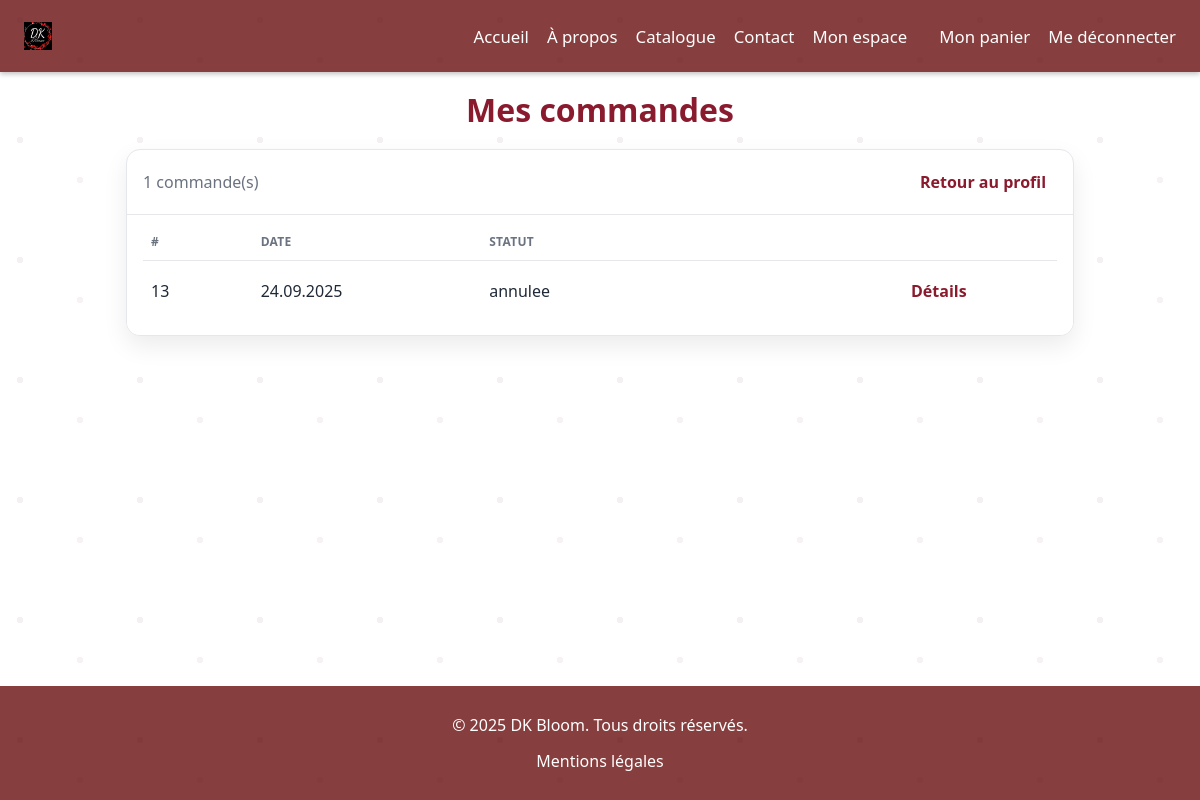
/pages/mes_commandes.php (signed in), run on the app's committed database.
### tables this page shows
CREATE TABLE `COMMANDE` (
                            `COM_ID` bigint(20) NOT NULL,
                            `PER_ID` bigint(20) NOT NULL,
                            `LIV_ID` bigint(20) DEFAULT NULL,
                            `PAI_ID` bigint(20) DEFAULT NULL,
                            `STRIPE_SESSION_ID` varchar(255) DEFAULT NULL,
                            `COM_STATUT` enum('en preparation','en attente d''expédition','expediee','en attente de ramassage','livree','annulee') NOT NULL DEFAULT 'en preparation',
                            `COM_ARCHIVE` tinyint(1) NOT NULL DEFAULT 0,
                            `COM_ARCHIVED_AT` datetime DEFAULT NULL,
                            `COM_DATE` date NOT NULL,
                            `COM_DESCRIPTION` text DEFAULT NULL,
                            `COM_TVA_TAUX` decimal(5,2) NOT NULL DEFAULT 7.70,
                            `COM_TVA_MONTANT` decimal(10,2) NOT NULL DEFAULT 0.00,
                            `COM_MONTANT_TOTAL` decimal(10,2) NOT NULL DEFAULT 0.00,
                            `TOTAL_PAYER_CHF` decimal(10,2) DEFAULT NULL,
                            `COM_RETRAIT_DEBUT` datetime DEFAULT NULL,
                            `COM_RETRAIT_FIN` datetime DEFAULT NULL
);

### pages/mes_commandes.php (the view, shortened to what this page needs)
<?php
$perId = (int)$_SESSION['per_id'];
$dir  = rtrim(dirname($_SERVER['PHP_SELF'] ?? $_SERVER['SCRIPT_NAME']), '/\\');
$BASE = ($dir === '' || $dir === '.') ? '/' : $dir . '/';
$pdo = require __DIR__ . '/../database/config/connexionBDD.php';
$pdo->setAttribute(PDO::ATTR_ERRMODE, PDO::ERRMODE_EXCEPTION);
function h($s){ return htmlspecialchars((string)$s, ENT_QUOTES, 'UTF-8'); }
function fmtDate($s){ return $s ? date('d.m.Y', strtotime($s)) : '—'; }
$perPage = 10;
$page    = max(1, (int)($_GET['page'] ?? 1));
$offset  = ($page - 1) * $perPage;
$st = $pdo->prepare("SELECT COUNT(*) FROM COMMANDE WHERE PER_ID = :per AND COM_ARCHIVE = 0");
$st->execute([':per'=>$perId]);
$total = (int)$st->fetchColumn();
$sql = "
  SELECT COM_ID, COM_DATE, COM_STATUT
  FROM COMMANDE
  WHERE PER_ID = :per AND COM_ARCHIVE = 0
  ORDER BY COM_DATE DESC, COM_ID DESC
  LIMIT {$perPage} OFFSET {$offset}
";
$st = $pdo->prepare($sql);
$st->execute([':per'=>$perId]);
$rows = $st->fetchAll(PDO::FETCH_ASSOC);
?>
<!DOCTYPE html>
<html lang="fr">
<head>
    <link rel="stylesheet" href="<?= $BASE ?>css/style_header_footer.css">
    <link rel="stylesheet" href="<?= $BASE ?>css/style.css">
</head>
<body>
<div class="page-shell">
    <?php include __DIR__ . '/includes/header.php'; ?>
    <div class="page-content">
        <div class="wrap-orders">
            <h1>Mes commandes</h1>
            <div class="orders-card">
                <div class="card-head">
                    <div class="count"><?= (int)$total ?> commande(s)</div>
                    <a class="btn small" href="<?= $BASE ?>info_perso.php">Retour au profil</a>
                </div>
                <div class="card-body">
                    <?php if (!$rows): ?>
                        <p>Aucune commande pour l’instant.</p>
                    <?php else: ?>
                        <table class="orders">
                            <thead>
                            <tr>
                                <th style="width:12%">#</th>
                                <th style="width:25%">Date</th>
                                <th>Statut</th>
                                <th style="width:18%"></th>
                            </tr>
                            </thead>
                            <tbody>
                            <?php foreach ($rows as $r): ?>
                                <tr>
                                    <td><?= (int)$r['COM_ID'] ?></td>
                                    <td><?= h(fmtDate($r['COM_DATE'])) ?></td>
                                    <td><?= h($r['COM_STATUT'] ?: '—') ?></td>
                                    <td><a class="btn small" href="<?= $BASE ?>detail_commande.php?com_id=<?= (int)$r['COM_ID'] ?>">Détails</a></td>
                                </tr>
                            <?php endforeach; ?>
                            </tbody>
                        </table>
                    <?php endif; ?>
                </div>
            </div>
        </div>
    </div>
    <?php include __DIR__ . '/includes/footer.php'; ?>
</div>
</body>
</html>

### pages/css/style_header_footer.css (style rules this page uses)
:root { --brand: var(--accent, #7a0000); --container: 1200px; --header-h: 80px; }
* { box-sizing: border-box; }
html,body { height:100%; }
body { min-height:100%; display:flex; flex-direction:column; padding-top: var(--header-h); }

### pages/css/style.css (style rules this page uses)
:root { --bg: #ffffff; --paper: #ffffff; --ink: rgb(97, 2, 2); --muted: rgb(97, 2, 2); --accent: rgba(97, 2, 2, 0.76); --accent-2: rgb(159, 19, 19); --ring:#ffffff22; --radius:20px; --shadow:0 10px 30px rgba(0,0,0,.35); }
* { box-sizing: border-box; }

### pages/mes_commandes.php (style rules this page uses)
:root { --header-h: 72px; }
html, body { height: 100%; }
.page-shell { min-height: 100vh; display: flex; flex-direction: column; }
.page-content { flex: 1; }
.wrap-orders { max-width: 980px; margin: 0 auto; padding: calc(var(--header-h) + 16px) 16px 24px; }
.wrap-orders h1 { color:#8A1B2E;margin:0 0 18px;text-align:center }
.orders-card { background:#fff !important; color:#111 !important; border:1px solid #e5e7eb; border-radius:14px; box-shadow:0 10px 24px rgba(0,0,0,.08); overflow:hidden; }
.orders-card .card-head { padding:14px 16px; border-bottom:1px solid #e5e7eb; display:flex; align-items:center; justify-content:space-between; gap:12px; }
.orders-card .card-head .count { color:#6b7280 }
.orders-card .card-body { padding:8px 16px 14px;background:#fff }
table.orders { width:100%;border-collapse:separate;border-spacing:0 }
table.orders thead th { text-transform:uppercase; font-size:12px; letter-spacing:.3px; color:#6b7280; text-align:left; padding:10px 8px; border-bottom:1px solid #e5e7eb; background:#fff; }
table.orders tbody td { padding:12px 8px; border-bottom:1px solid #f1f3f5; color:#1f2937; background:#fff }
table.orders tbody tr:last-child td { border-bottom:0 }
.btn { border:1px solid #8A1B2E;color:#8A1B2E;background:#fff;padding:8px 12px;border-radius:999px; font-weight:700;text-decoration:none;display:inline-block }
.btn.small { padding:6px 10px;border-radius:10px }

### data on the page
commande: COM_ID "13", COM_DATE "24.09.2025", COM_STATUT "annulee"

### other printed values
$total "1"
